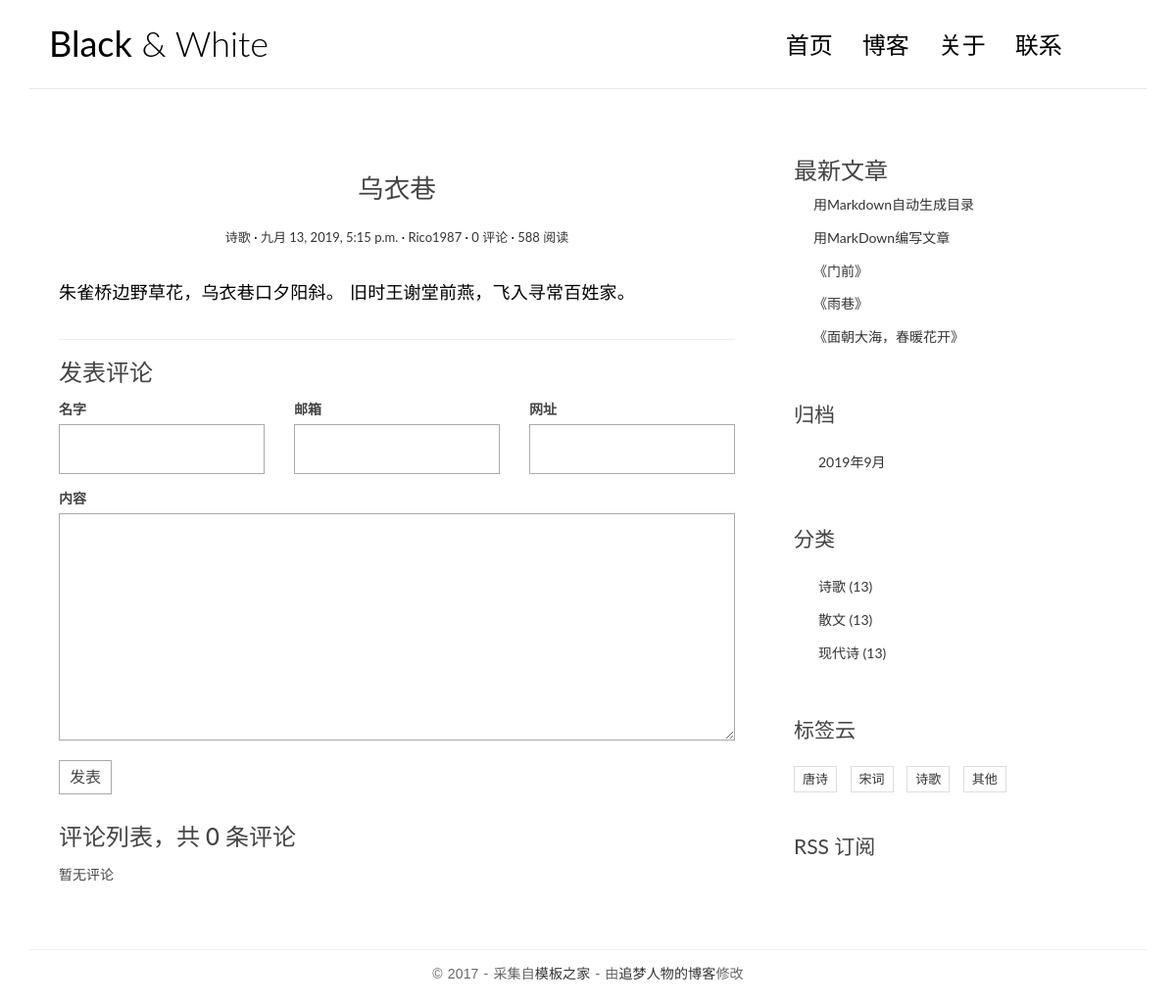
Page /posts/2/ on the committed database.
### helloblog/models.py (models this page shows, shortened)
class Post(models.Model):
    title = models.CharField("标题", max_length=70)
    body = models.TextField("正文")
    created_time = models.DateTimeField("创建时间", default=timezone.now)
    modified_time = models.DateTimeField("修改时间")
    excerpt = models.CharField("摘要", max_length=200, blank=True)
    category = models.ForeignKey(Category, verbose_name="分类", on_delete=models.CASCADE)
    tags = models.ManyToManyField(Tag, verbose_name="标签", blank=True)
    author = models.ForeignKey(User, verbose_name="作者", on_delete=models.CASCADE)
    class Meta:
        verbose_name = "文章"
        verbose_name_plural = verbose_name
        ordering = ["-created_time"]
    def get_absolute_url(self):
        return reverse("helloblog:detail", kwargs={"pk": self.pk})

class Category(models.Model):
    name = models.CharField(max_length=100)
    class Meta:
        verbose_name = "分类"
        verbose_name_plural = verbose_name

class Tag(models.Model):
    name = models.CharField(max_length=100)
    class Meta:
        verbose_name = "标签"
        verbose_name_plural = verbose_name

### helloblog/views.py (the view)
# urls.py: path('posts/<int:pk>/', views.detail, name='detail'),
def detail(request, pk):
    post = get_object_or_404(Post, pk=pk)
    md = markdown.Markdown(
        extensions=[
            "markdown.extensions.extra",
            "markdown.extensions.codehilite",
            TocExtension(slugify=slugify),
        ]
    )
    post.body = md.convert(post.body)
    m = re.search(r'<div class="toc">\s*<ul>(.*)</ul>\s*</div>', md.toc, re.S)
    post.toc = m.group(1) if m is not None else ""
    return render(request, "helloblog/detail.html", context={"post": post})

### comments/forms.py
class CommentForm(forms.ModelForm):
    class Meta:
        model = Comment
        fields = ['name', 'email', 'url', 'text']

### comments/templatetags/comments_extras.py (called while the page is built)
@register.inclusion_tag('comments/inclusions/_form.html', takes_context=True)
def show_comment_form(context, post, form=None):
    if form is None:
        form = CommentForm()
    return {
        'form': form,
        'post': post,
    }

@register.inclusion_tag('comments/inclusions/_list.html', takes_context=True)
def show_comments(context, post):
    comment_list = post.comment_set.all()
    comment_count = comment_list.count()
    return {
        'comment_count': comment_count,
        'comment_list': comment_list
    }

### helloblog/templatetags/blog_extras.py (called while the page is built)
@register.inclusion_tag('helloblog/inclusions/_categories.html', takes_context=True)
def show_categories(context):
    return {
        'category_list': Category.objects.all(),
    }

@register.inclusion_tag('helloblog/inclusions/_tags.html', takes_context=True)
def show_tags(context):
    return {
        'tag_list': Tag.objects.all(),
    }

@register.inclusion_tag('helloblog/inclusions/_archives.html', takes_context=True)
def show_archives(context):
    return {
        'date_list': Post.objects.dates('created_time', 'month', order='DESC')
    }

@register.inclusion_tag('helloblog/inclusions/_recent_posts.html', takes_context=True)
def show_recent_posts(context, num=5):
    return {
        'recent_post_list': Post.objects.all()[:num],
    }

### templates/helloblog/detail.html (shortened to what this page needs)
{% extends 'helloblog/base.html' %}
{% load comments_extras %}
{% block main %}
    <article class="post post-{{post.pk}}">
                    <header class="entry-header">
                        <h1 class="entry-title">{{post.title}}</h1>
                        <div class="entry-meta">
                            <span class="post-category"><a href="#">{{post.category.name}}</a></span>
                            <span class="post-date"><a href="#"><time class="entry-date"
                                                                      datetime="{{post.created_time}}">{{post.created_time}}</time></a></span>
                            <span class="post-author"><a href="#">{{post.author}}</a></span>
                            <span class="comments-link"><a href="#comment-area">{{post.comment_set.count}} 评论</a></span>
                            <span class="views-count"><a href="#">588 阅读</a></span>
                        </div>
                    </header>
                    <div class="entry-content clearfix">
                        {{ post.body | safe }}
                    </div>
                </article>
        <section class="comment-area" id="comment-area">
                    <hr>
                    <h3>发表评论</h3>
                    {% show_comment_form post %}
                    <div class="comment-list-panel">
                       {% show_comments post %}
                    </div>
                </section>
{% endblock main %}

### templates/helloblog/inclusions/_recent_posts.html
<div class="widget widget-recent-posts">
    <h3>
        最新文章
    </h3>
    <ul>
        {% for post in recent_post_list %}
            <li>
                <a href="{{ post.get_absolute_url }}">{{ post.title }}</a>
            </li>
        {% empty %}
            暂无文章！
        {% endfor %}
    </ul>
</div>

### templates/helloblog/inclusions/_categories.html
<div class="widget widget-category">
  <h3 class="widget-title">分类</h3>
  <ul>
    {% for category in category_list %}
      <li>
        <a href="{% url 'helloblog:category' category.pk %}">{{ category.name }} <span class="post-count">(13)</span></a>
      </li>
    {% empty %}
      暂无分类！
    {% endfor %}
  </ul>
</div>

### templates/helloblog/inclusions/_tags.html
<div class="widget widget-tag-cloud">
  <h3 class="widget-title">标签云</h3>
  <ul>
    {% for tag in tag_list %}
      <li>
        <a href="{% url 'helloblog:tag' tag.pk %}">{{ tag.name }}</a>
      </li>
    {% empty %}
      暂无标签！
    {% endfor %}
  </ul>
</div>

### static/helloblog/css/custom.css (style rules this page uses)
* { outline: none; }
h1, h2, h3, h4, h5, h6 { margin-top: 0; }
a { color: #333; }
body { color: #444; font-family: 'Lato', sans-serif; }
p { font-family: 'Ubuntu', sans-serif; font-weight: 400; word-spacing: 1px; letter-spacing: 0.01em; }
.post { background: #fff; padding: 30px 30px 0; }
.entry-title { text-align: center; font-size: 1.9em; margin-bottom: 20px; line-height: 1.6; padding: 10px 20px 0; }
.entry-meta { text-align: center; color: #DDDDDD; font-size: 13px; margin-bottom: 30px; }
.entry-content { font-size: 18px; line-height: 1.9; font-weight: 300; color: #000; }
.post-category::after, .post-date::after, .post-author::after, .comments-link::after { content: ' ·'; color: #000; }
.widget { background: #fff; padding: 30px 0 0; }
.widget-title { font-size: 1.5em; margin-bottom: 20px; line-height: 1.6; padding: 10px 0 0; font-weight: 400; }
.widget-recent-posts ul { padding: 0; margin: 0; padding-left: 20px; }
.widget-recent-posts ul li { list-style-type: none; position: relative; line-height: 170%; margin-bottom: 10px; }
.widget-recent-posts ul li::before { content: '\f3d3'; font-family: "Ionicons"; position: absolute; left: -17px; top: 3px; font-size: 16px; color: #000; }
.widget-category ul { padding: 0; margin: 0; padding-left: 25px; }
.widget-category ul li { list-style-type: none; position: relative; line-height: 170%; margin-bottom: 10px; }
.widget-category ul li::before { content: '\f3fe'; font-family: "Ionicons"; position: absolute; left: -25px; top: 1px; font-size: 18px; color: #000; }
.widget-tag-cloud ul { padding: 0; margin: 0; margin-right: -10px; }
.widget-tag-cloud ul li { list-style-type: none; font-size: 13px; display: inline-block; margin-right: 10px; margin-bottom: 10px; padding: 3px 8px; border: 1px solid #ddd; }
.contact-form input, .comment-form input { border: 1px solid #aaa; margin-bottom: 15px; width: 100%; padding: 15px 15px; font-size: 16px; line-height: 100%; transition: 0.4s border-color linear; }
.contact-form textarea, .comment-form textarea { border: 1px solid #aaa; margin-bottom: 15px; width: 100%; padding: 15px 15px; font-size: 16px; line-height: 20px !important; min-height: 183px; transition: 0.4s border-color linear; }
.comment-area { padding: 0 30px 0; }
.comment-list-panel { margin-top: 30px; }

### rows in the picture
Post: title "乌衣巷", category.name "诗歌", created_time "九月 13, 2019, 5:15 p.m.", author "Rico1987", comment_set.count "0", body "朱雀桥边野草花，乌衣巷口夕阳斜。 旧时王谢堂前燕，飞入寻常百姓家。"
Post: title "用Markdown自动生成目录"
Post: title "用MarkDown编写文章"
Post: title "《门前》"
Post: title "《雨巷》"
Post: title "《面朝大海，春暖花开》"
Category: name "诗歌"
Category: name "散文"
Category: name "现代诗"
Tag: name "唐诗"
Tag: name "宋词"
Tag: name "诗歌"
Tag: name "其他"

### other values in the picture
{{ comment_count }} "0"
{{ date.year }} "2019"
{{ date.month }} "9"
